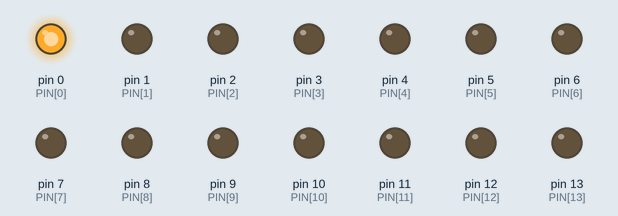
This program was run on a simulated MicroPython board. Shown: output pins drawn as LEDs (lit = HIGH).

Above: at 0.1 s.
Timing chart, 0 to 1.6 s (numbered marks = the images above):
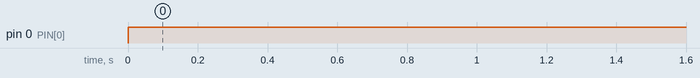

The program:

les6test01.py
```python
from machine import Pin
from time import sleep

PIN=(0, 1, 2, 3, 4, 5, 6, 7, 8, 9, 10, 11, 12, 13, 14, 15, 16, 17)

pin=[]

knop_zwart = Pin(17, Pin.IN)

knop_rood = Pin(16, Pin.IN)

for id in PIN:
    pin.append(Pin(id, Pin.OUT))

index = 7
knopIngedrukt = knop_zwart.value() == 1
if knopIngedrukt == False:
    for led in pin:
          led.on()
          sleep(0.2)

          while not knopIngedrukt:
              knopIngedrukt = knop_zwart.value() == 1
              sleep(0.2)

          led.off()
          sleep(0.2)
          index -= 1
else:
    knopIngedrukt == True
    for led in pin:
          led.on()
          sleep(0.2)

          while knopIngedrukt:
              knopIngedrukt = knop_zwart.value() == 1
              sleep(0.2)

          led.off()
          sleep(0.2)
          index += 1
#leds[index].on()
#leds[index].off()
```

Measured:
- by itself, pin 0 (PIN[0]): LOW → HIGH at 0.00 s
